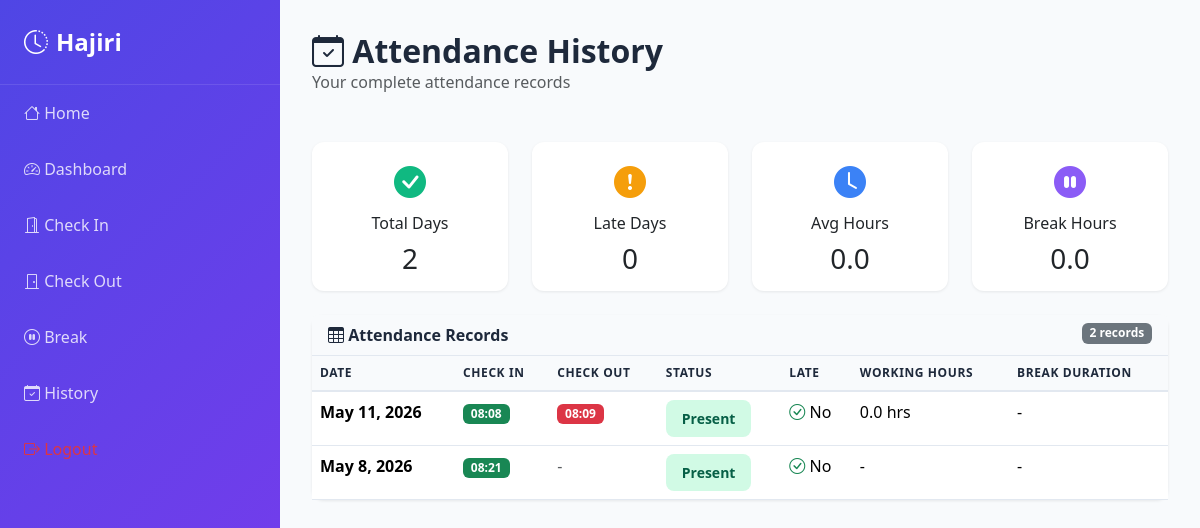
Before: /attendance/history/ (signed in) with the older database file.
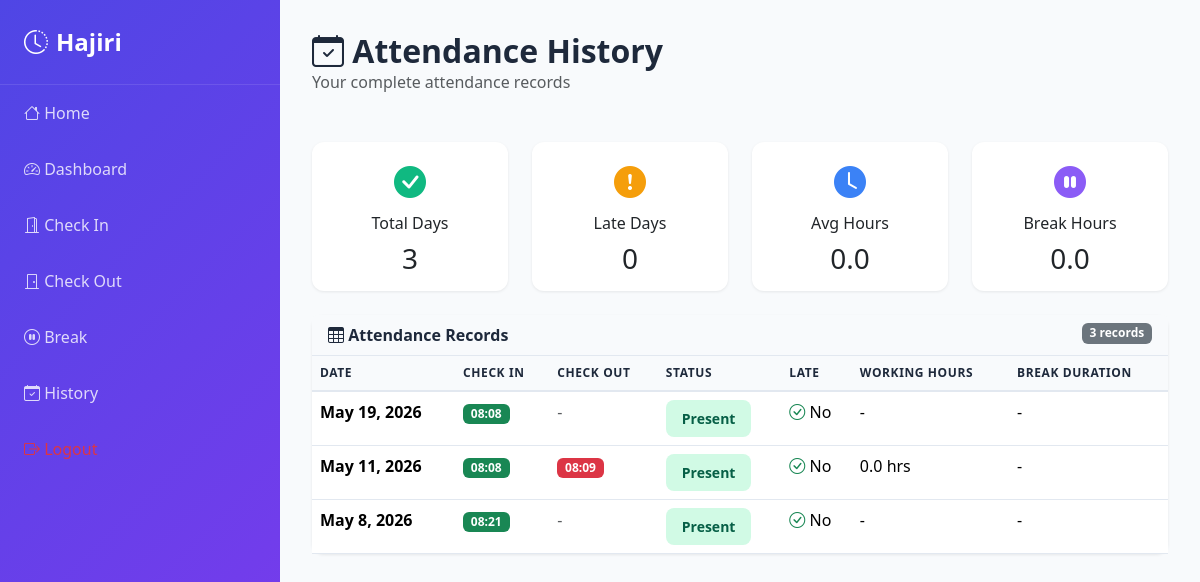
After: the same page with the newer database file.
### attendance/models.py (models this page shows, shortened)
class Attendance(models.Model):
    class Status(models.TextChoices):
        PRESENT = 'present', 'Present'
        ABSENT = 'absent', 'Absent'
        LATE = 'late', 'Late'
    intern = models.ForeignKey(settings.AUTH_USER_MODEL, on_delete=models.CASCADE)
    date = models.DateField()
    check_in_time = models.TimeField(null=True, blank=True)
    check_out_time = models.TimeField(null=True, blank=True)
    status = models.CharField(max_length=20, choices=Status.choices, default=Status.PRESENT)
    is_late = models.BooleanField(default=False)
    is_on_break = models.BooleanField(default=False)
    total_working_hours = models.DecimalField(max_digits=6, decimal_places=2, default=0)
    total_break_minutes = models.PositiveIntegerField(default=0)
    checked_in_at = models.DateTimeField(null=True, blank=True)
    checked_out_at = models.DateTimeField(null=True, blank=True)
    created_at = models.DateTimeField(auto_now_add=True)
    updated_at = models.DateTimeField(auto_now=True)
    class Meta:
        unique_together = ('intern', 'date')
        indexes = [
            models.Index(fields=['date']),
            models.Index(fields=['intern', 'date']),
        ]

### attendance/views.py (the view)
# urls.py: path('history/', views.history, name='history'),
@login_required
def history(request):
    now = timezone.localtime(timezone.now())
    attendances = Attendance.objects.filter(intern=request.user).order_by('-date')
    total_days = attendances.count()
    late_count = attendances.filter(is_late=True).count()
    total_hours = sum(float(a.total_working_hours) for a in attendances)
    avg_hours = total_hours / total_days if total_days else 0
    total_break_minutes = sum(a.total_break_minutes for a in attendances)
    break_hours = total_break_minutes / 60.0 if total_break_minutes else 0
    return render(
        request,
        'attendance/history.html',
        {
            'attendances': attendances,
            'total_days': total_days,
            'late_count': late_count,
            'avg_hours': avg_hours,
            'break_hours': break_hours,
        },
    )

### templates/attendance/history.html (shortened to what the changed rows need)
{% extends 'base.html' %}
{% block content %}
<div class="page-header">
  <div class="d-flex align-items-center justify-content-between">
    <div>
      <h1><i class="bi bi-calendar-check"></i> Attendance History</h1>
    </div>
  </div>
</div>
<div class="row mb-4">
  <div class="col-md-3">
    <div class="card text-center">
      <div class="card-body">
        <div style="font-size: 2rem; color: #10b981;">
          <i class="bi bi-check-circle-fill"></i>
        </div>
        <h6 class="card-title mt-2">Total Days</h6>
        <h3 class="mb-0">{{ attendances|length }}</h3>
      </div>
    </div>
  </div>
</div>
<div class="card">
  <div class="card-header">
    <i class="bi bi-table"></i> Attendance Records
    <span class="badge bg-secondary float-end">{{ attendances|length }} records</span>
  </div>
  <div class="card-body p-0">
    {% if attendances %}
      <div class="table-responsive">
        <table class="table mb-0">
          <thead>
            <tr>
              <th>Date</th>
              <th>Check In</th>
              <th>Check Out</th>
              <th>Status</th>
              <th>Late</th>
              <th>Working Hours</th>
              <th>Break Duration</th>
            </tr>
          </thead>
          <tbody>
            {% for a in attendances %}
              <tr>
                <td>
                  <strong>{{ a.date }}</strong>
                </td>
                <td>
                  {% if a.check_in_time %}
                    <span class="badge bg-success">{{ a.check_in_time|time:"H:i" }}</span>
                  {% else %}
                    <span class="text-muted">-</span>
                  {% endif %}
                </td>
                <td>
                  {% if a.check_out_time %}
                    <span class="badge bg-danger">{{ a.check_out_time|time:"H:i" }}</span>
                  {% else %}
                    <span class="text-muted">-</span>
                  {% endif %}
                </td>
                <td>
                  {% if a.status == 'present' %}
                    <span class="status-badge status-in">Present</span>
                  {% elif a.status == 'late' %}
                    <span class="status-badge status-break">Late</span>
                  {% elif a.status == 'absent' %}
                    <span class="status-badge status-out">Absent</span>
                  {% endif %}
                </td>
                <td>
                  {% if a.is_late %}
                    <i class="bi bi-exclamation-circle text-warning"></i> Yes
                  {% else %}
                    <i class="bi bi-check-circle text-success"></i> No
                  {% endif %}
                </td>
                <td>
                  {% if a.total_working_hours %}
                    {{ a.total_working_hours|floatformat:1 }} hrs
                  {% else %}
                    -
                  {% endif %}
                </td>
                <td>
                  {% if a.total_break_minutes > 0 %}
                    {{ a.total_break_minutes }} min
                  {% else %}
                    -
                  {% endif %}
                </td>
              </tr>
            {% endfor %}
          </tbody>
        </table>
      </div>
    {% else %}
      <div class="p-4 text-center text-muted">
        <i class="bi bi-inbox" style="font-size: 2rem;"></i>
        <p class="mt-2">No attendance records yet</p>
      </div>
    {% endif %}
  </div>
</div>
{% endblock %}

Changed rows visible on the page:
added Attendance: date "May 19, 2026", check_in_time "08:08", status "Present", is_late False (drawn)
Other visible differences:
{{ attendances|length }}: "2" → "3"
